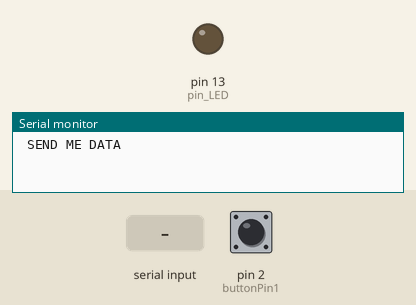
Bench run of a sketch on a simulated Arduino Uno, built with avr-gcc and run on an emulated ATmega328P. On the bench: output pins drawn as LEDs (lit = HIGH), the last lines printed to the serial monitor. The test bench sets the inputs (shaded band); at power-on: pin 2 (buttonPin1) HIGH.

Above: at 1.0 s.
1.1 s: byte 30 received over Serial
3.5 s: pin 2 (buttonPin1) pulled LOW for 0.15 s
At 5.1 s:
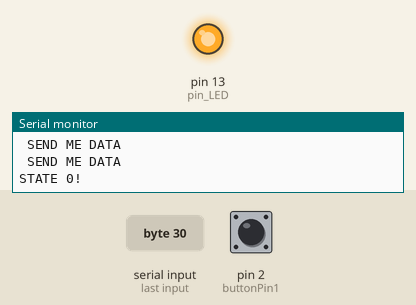
6.7 s: pin 2 (buttonPin1) pulled LOW for 1 s
At 8.7 s:
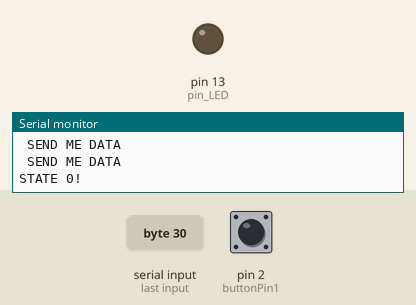
Timing chart, 0 to 10.2 s (numbered marks = the images above; inputs shaded):
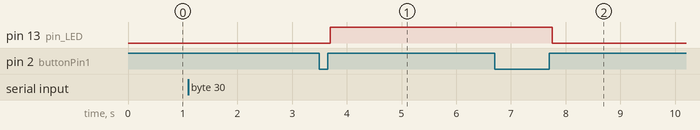

Measured:
- after the input at 3.5 s, pin 13 (pin_LED): LOW → HIGH after 0.20 s
- after the input at 6.7 s, pin 13 (pin_LED): HIGH → LOW after 1.1 s

The sketch:

int_with_end_line.ino
```cpp
//LED 13 sa rozsvieti iba pri STATE 1
//Revízia: Martin Chlebovec (martinius96)
int pin_LED = 13;
const int buttonPin1 = 2;
int buttonState1 = HIGH;
int lastButtonState1 = HIGH;
unsigned long lastDebounceTime1 = 0;
unsigned long debounceInterval = 50;
int inByte = 0;
byte state = 0;
int a[12] = {1, 1, 1, 1, 1, 1, 1, 1, 1, 1, 1, 1};
int b[12] = {2, 2, 2, 2, 2, 2, 2, 2, 2, 2, 2, 2};
int c[12] = {3, 3, 3, 3, 3, 3, 3, 3, 3, 3, 3, 3};

void setup() {
  pinMode(buttonPin1, INPUT_PULLUP);
  Serial.begin(9600);
  establishContact();
  pinMode(pin_LED, OUTPUT);
  digitalWrite(pin_LED, LOW);
}

void loop() {
  int reading1 = digitalRead(buttonPin1);
  if (reading1 != lastButtonState1) {
    lastDebounceTime1 = millis();
  }
  if ((millis() - lastDebounceTime1) > debounceInterval) {
    if (reading1 != buttonState1) {
      buttonState1 = reading1;
      if (buttonState1 == HIGH) {
        state++;
        if (state > 3) {
          state = 0;
        }
      }
    }
  }
  lastButtonState1 = reading1;
  if (state == 1) {
    digitalWrite(pin_LED, HIGH);
  } else {
    digitalWrite(pin_LED, LOW);
  }
  if (Serial.available() > 0) {
    inByte = Serial.read();
    delay(1);
    switch (state) {
      case 1:
        //PRE HODNOTU STATE 1
        for (int i = 0; i < sizeof(a) / sizeof(a[0]); i++)
        {
          Serial.print(a[i]);
        }
        break;
      case 2:
        //PRE HODNOTU STATE 2
        for (int i = 0; i < sizeof(b) / sizeof(b[0]); i++)
        {
          Serial.print(b[i]);
        }
        break;
      case 3:
        //PRE HODNOTU STATE 3
        for (int i = 0; i < sizeof(c) / sizeof(c[0]); i++)
        {
          Serial.print(c[i]);
        }
        break;
      default:
        //PRE HODNOTU STATE 0 alebo inu
        Serial.print("STATE 0!");
        break;
    }
    Serial.print('\n');
    delay(1000);
  }
}

void establishContact() {
  while (Serial.available() <= 0) {
    Serial.println(" SEND ME DATA ");
    Serial.print('\n');
    delay(1000);
  }
}
```
